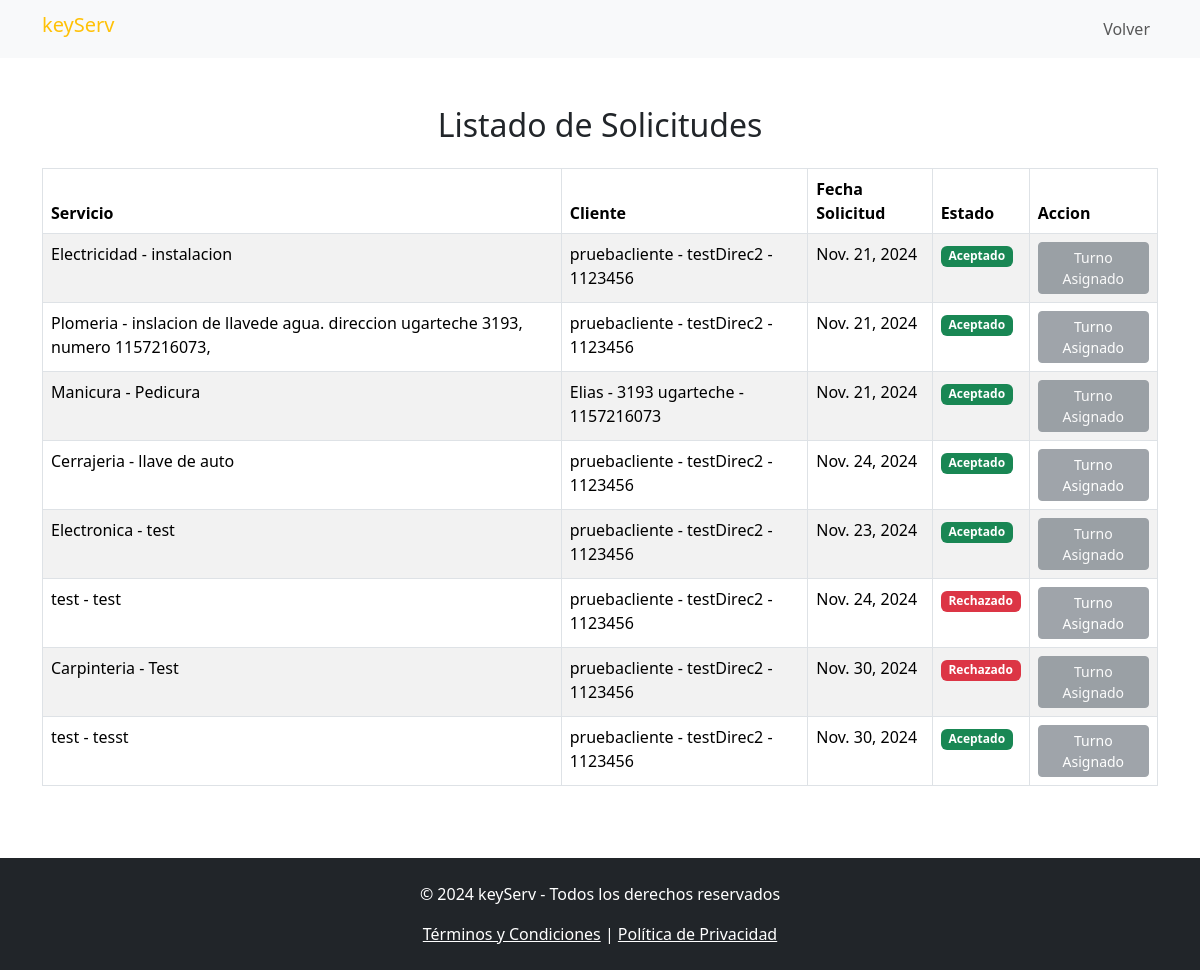
Before: /solicitudes/listado_solicitudes/ with the older database file.
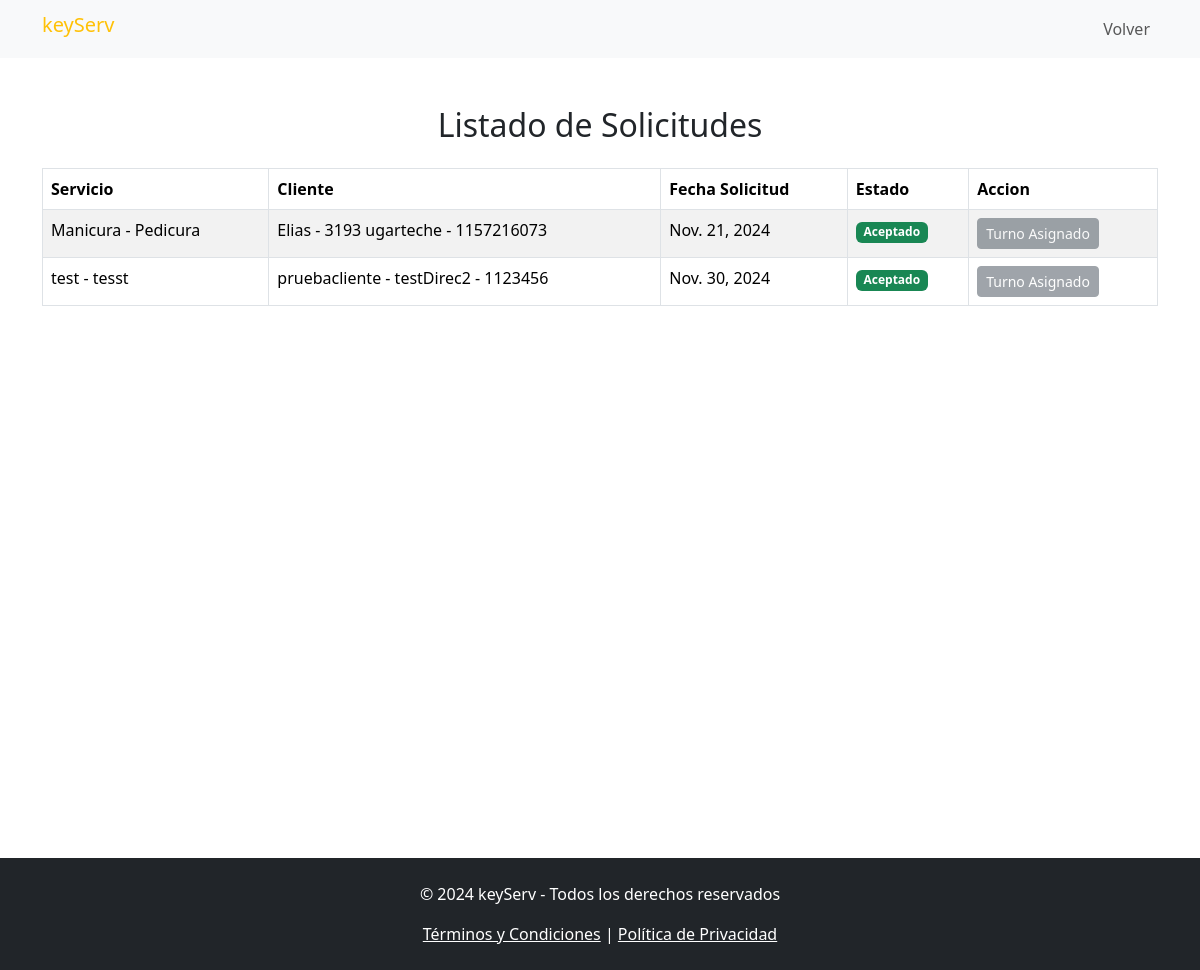
After: the same page with the newer database file.
### apps/solicitudes/models.py (models this page shows, shortened)
class Solicitud(models.Model):
    cliente = models.ForeignKey(Cliente, on_delete=models.CASCADE)
    servicio = models.ForeignKey(Servicio, on_delete=models.CASCADE)
    fecha_solicitud = models.DateField(auto_now_add=True)
    fecha_servicio = models.DateField()
    estado = models.CharField(max_length=10, default='Pendiente')

### apps/servicios/models.py (models this page shows)
class Servicio(models.Model):
    nombre_servicio = models.CharField(max_length=100)
    descripcion = models.TextField()
    def __str__(self):
        return f"{self.nombre_servicio } - {self.descripcion}"

### apps/usuarios/models.py (models this page shows)
class Cliente(models.Model):
    usuario = models.OneToOneField(Usuario, on_delete=models.CASCADE)
    direccion = models.CharField(max_length=255)
    telefono = models.CharField(max_length=15)
    def __str__(self):
        return f"{self.usuario.username} - {self.direccion} - {self.telefono}"

class Usuario(AbstractUser):
    ROLES = [
        ('Cliente', 'Cliente'),
        ('Profesional', 'Profesional')
    ]
    rol = models.CharField(max_length=20, choices=ROLES)

### apps/solicitudes/views.py (the view)
# urls.py: path('listado_solicitudes/', views.SolicitudesView.as_view(), name='listado_solicitudes'),
class SolicitudesView(ListView):
    model = Solicitud
    template_name = 'listado_solicitudes.html'
    context_object_name = 'solicitudes'
    def get_queryset(self):
        return Solicitud.objects.annotate(
            turno_asignado=Exists(Turno.objects.filter(solicitud=OuterRef('pk'))),
            estado_turno=Subquery(
                Turno.objects.filter(solicitud=OuterRef('pk')).values('estado')[:1]
            )
        )

### apps/solicitudes/templates/listado_solicitudes.html (shortened to what this page needs)
{% extends 'base.html' %}
{% block navbar %}
  <nav class="navbar navbar-expand-lg navbar-light bg-light">
    <div class="container">
      <h1 class="navbar-brand text-warning" href="#">keyServ</h1>
      <div class="collapse navbar-collapse" id="navbarNav">
        <ul class="navbar-nav ms-auto">
          <li class="nav-item">
            <a class="nav-link" href="{% url 'dashboard' %}">Volver</a>
          </li>
        </ul>
      </div>
    </div>
  </nav>
{% endblock %}
{% block content %}
<main class="container py-5 d-flex flex-column min-vh-100">
    <h2 class="text-center text-dark mb-4">Listado de Solicitudes</h2>
    <table class="table table-striped table-bordered">
        <thead class="bg-warning text-white">
            <tr>
                <th>Servicio</th>
                <th>Cliente</th>
                <th>Fecha Solicitud</th>
                <th>Estado</th>
                <th>Accion</th>
            </tr>
        </thead>
        <tbody>
            {% for solicitud in solicitudes %}
            <tr>
                <td>{{ solicitud.servicio }}</td>
                <td>{{ solicitud.cliente }}</td>
                <td>{{ solicitud.fecha_servicio }}</td>
                <td>
                  {% if solicitud.turno_asignado %}
                    {% if solicitud.estado_turno == 'Aceptado' %}
                      <span class="badge bg-success">Aceptado</span>
                    {% elif solicitud.estado_turno == 'Rechazado' %}
                      <span class="badge bg-danger">Rechazado</span>
                    {% endif %}
                  {% else %}
                    <span class="badge bg-secondary">Pendiente</span>
                  {% endif %}
                </td>
                <td>
                  {% if solicitud.turno_asignado %}
                      <button class="btn btn-secondary btn-sm" disabled>Turno Asignado</button>
                  {% else %}
                      <a href="{% url 'asignar_turno' solicitud.id %}" class="btn btn-primary btn-sm">Asignar Turno</a>
                  {% endif %}
                </td>
            </tr>
            {% endfor %}
        </tbody>
    </table>
</main>
{% endblock %}

### templates/base.html (shortened to what this page needs)
<!doctype html>
<html lang="en">
  <head>
    {% block head %}
    <link href="https://cdnjs.cloudflare.com/ajax/libs/font-awesome/6.0.0-beta3/css/all.min.css" rel="stylesheet">
    <link href="https://cdn.jsdelivr.net/npm/bootstrap@5.3.3/dist/css/bootstrap.min.css" rel="stylesheet">
    {% endblock %}
  </head>
  <body>
      {% block navbar %}{% endblock %}
      {% block content %}{% endblock %}
      {% block footer %}
      <footer class="bg-dark text-white text-center py-4 mt-auto">
        <div class="container">
          <p>&copy; 2024 keyServ - Todos los derechos reservados</p>
          <a href="#" class="text-white">Términos y Condiciones</a> | <a href="#" class="text-white">Política de Privacidad</a>
        </div>
      </footer>
      {% endblock %}
  </body>
</html>

Changed rows visible on the page:
removed Solicitud: servicio "Electricidad - instalacion", cliente "pruebacliente - testDirec2 - 1123456", fecha_servicio "Nov. 21, 2024", shows "Aceptado", shows "Turno Asignado"
removed Solicitud: servicio "Plomeria - inslacion de llavede agua. direccion ugarteche 3193, numero 1157216073,", cliente "pruebacliente - testDirec2 - 1123456", fecha_servicio "Nov. 21, 2024", shows "Aceptado", shows "Turno Asignado"
removed Solicitud: servicio "Cerrajeria - llave de auto", cliente "pruebacliente - testDirec2 - 1123456", fecha_servicio "Nov. 24, 2024", shows "Aceptado", shows "Turno Asignado"
removed Solicitud: servicio "Electronica - test", cliente "pruebacliente - testDirec2 - 1123456", fecha_servicio "Nov. 23, 2024", shows "Aceptado", shows "Turno Asignado"
removed Solicitud: servicio "test - test", cliente "pruebacliente - testDirec2 - 1123456", fecha_servicio "Nov. 24, 2024", shows "Rechazado", shows "Turno Asignado"
removed Solicitud: servicio "Carpinteria - Test", cliente "pruebacliente - testDirec2 - 1123456", fecha_servicio "Nov. 30, 2024", shows "Rechazado", shows "Turno Asignado"
